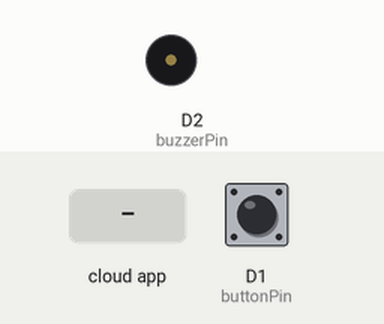
Recording of a sketch running on a simulated ESP8266 (NodeMCU). On the bench: buzzer (waves = sounding). The test bench sets the inputs (shaded band); at power-on: D1 (buttonPin) LOW. WiFi joins after 1.5 s; servers stay silent unless stated; the Firebase database answers and starts empty; what the sketch prints to the serial monitor is not drawn.

Above: at 2.7 s.
2.8 s: the phone or cloud app sets open to 1
At 4.3 s:
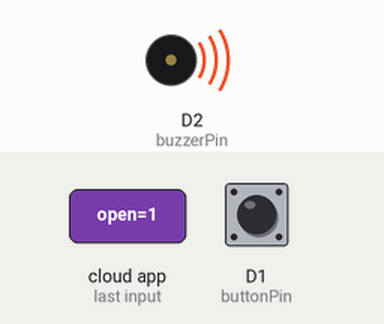
5.8 s: D1 (buttonPin) pulled HIGH for 1 s
At 6.9 s:
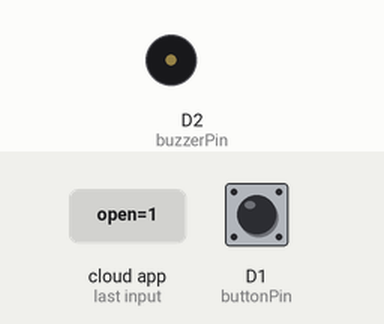
Timing chart, 0 to 8.8 s (numbered marks = the images above; inputs shaded):
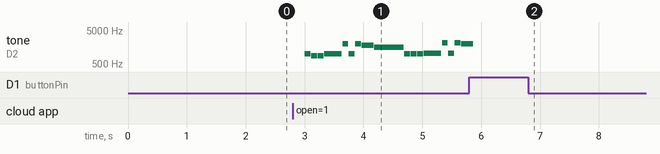

The sketch:

project.ino
```cpp
#include <Firebase.h>
#include <FirebaseArduino.h>
#include <ESP8266WiFi.h>
#include <Timer.h>
#include <Stepper.h>

#define FIREBASE_HOST "light-test-7d9fa.firebaseio.com"
#define FIREBASE_AUTH "mhMewzfKimcL7TTpjoEFRKltxjDScIgkCiNrXNWz"
#define WIFI_SSID "qwer"
#define WIFI_PASSWORD "qqqqqqqq"

int buttonPin = D1;
int buzzerPin = D2;
const float roatationRatio = 5.68892f;

bool openBoxFromServer = false;
bool canPress = false;
bool canDetect = false;
bool canBuzz = false;
bool closed = true;
bool dbounceNet = true;
bool turnMotor = false;
bool turnBack = false;
int reading = false;

int lastAngle = 0;
//enum med = {"off", "day", "night"};
int angle[3] = {0, 120, -120};

Timer t;
Stepper myStepper(roatationRatio*120, D8, D6, D7, D5);
int timerBuzzId, timerMotor, timerDetectId, timerNetworkDebounceID;

void setup() {
  Serial.begin(9600);
  // connect to wifi.
  WiFi.begin(WIFI_SSID, WIFI_PASSWORD);
  Serial.print("connecting");
  while (WiFi.status() != WL_CONNECTED) {
    Serial.print(".");
    delay(500);
  }
  Serial.println();
  Serial.print("connected: ");
  Serial.println(WiFi.localIP());

  pinMode(buttonPin, INPUT);
  pinMode(buzzerPin, OUTPUT);
  Firebase.begin(FIREBASE_HOST, FIREBASE_AUTH);

  //Set timer intiallization
  timerBuzzId = t.pulse(buzzerPin, 2e3, HIGH);
  myStepper.setSpeed(15);

  }

void loop() {
  openBoxFromServer = Firebase.getBool("open");
  int medicineToEat = Firebase.getInt("C8763");
  if(reading != 2)
  {
    reading = digitalRead(buttonPin);
    if(reading)
      reading = 1;
  }
    reading = digitalRead(buttonPin);
//  Serial.print("dbouncenet="); Serial.println(dbounceNet);
//  Serial.print("openBoxFromServer");Serial.println(openBoxFromServer);

  if (openBoxFromServer == true && dbounceNet == true){
//    Serial.println("canPress");
    t.stop(timerDetectId);
    canBuzz = true;
    canPress = true;
    canDetect = true;
  }
  Serial.println(canDetect);
  //servo motor part
  if (reading) {
    if (canPress && closed) {
      Serial.println("pressed");
      canBuzz = false;
      closed = false;
//      canPress = false;
      canDetect = false;
      turnMotor = true;
      dbounceNet=false;
      t.after(50 ,dbounceNetFunc, (void*)0);           //in case that the state hasn't been changed on server
      alterFireBaseClose();

    }
    else if(!closed){
      closed = true;
      turnMotor = true;
      canDetect = false;
      canPress = false;
      turnBack = true;
      dbounceNet=false;
      timerDetectId = t.after(0.25 * 60 * 1000, detectTimerCallBack, (void*)0);
      t.after(50 ,dbounceNetFunc, (void*)0);           //in case that the state hasn't been changed on server
      alterFireBaseClose();
    } else {
      if (canDetect) {
        uploadToFireBase();
        canDetect = false;
        timerDetectId = t.after(0.25 * 60 * 1000, detectTimerCallBack, (void*)0);
      }
    }
    reading = false;
  }

  //buzzer
  if (canBuzz) {
    buzz();
  }

//  Serial.println(turnMotor);
  if(turnMotor){
    int a  = angle[medicineToEat]-lastAngle;
    Serial.print("Into trun");
    Serial.println(angle[medicineToEat]);
    myStepper.step(a*roatationRatio);
    delay(1);
    lastAngle = angle[medicineToEat];

    turnMotor = false;
  }
  else if(turnBack){
    int a  = -lastAngle;
    Serial.print("Into trun");
//    Serial.println(angle[medicineToEat]);
    myStepper.step(a*roatationRatio);
    delay(1);
    lastAngle = 0;

    turnBack = false;
  }

  t.update();

}
void detectTimerCallBack(void *a) {
  canDetect = true;
}

void uploadToFireBase() {
  DynamicJsonBuffer jsonBuffer;
  JsonObject& clickEvent = jsonBuffer.createObject();
  clickEvent[".sv"] = "timestamp";
  Firebase.push("clicked", clickEvent);
}

void alterFireBaseClose() {
  Firebase.setBool("open", false);
}

void dbounceNetFunc(void *a){
  Serial.println("called db func");
  dbounceNet = true;
}
```

buzzer.ino
```cpp
char notes[] = "baabBbBAGbbbcCcCBAGbbccccbaggggagagabbb ";
unsigned long beats[] = {1,1,1,3,1,1,1,2,5,
1,1,1,3,1,1,1,2,2,3,
1,2,2,1,1,1,1,1,1,4,
1,1,2,2,1,1,1,2,1,1,3};
int length = sizeof(notes);
int tempo = 100;


void buzz() {
  if(canBuzz)
  {
    for (int i = 0; i < length; i++) {
      if (notes[i] == ' ') {
        delay(beats[i] * tempo); // rest
      } else {
        Press();
        if(reading)
        {
          reading = 2;
          break;
         }

        playNote(buzzerPin,notes[i], beats[i] * tempo);
      }
      delay(tempo/10);
    }
  }
}

void playNote(int OutputPin, char note, unsigned long duration) {
  char names[] = { 'g','a','b','c', 'd', 'e', 'f', 'G', 'A', 'B', 'C', };
  int tones[] = { 784, 880, 988, 1046, 1175, 1319, 1397, 1568, 1760, 1976, 2093 };
  // 播放音符對應的頻率
  for (int i = 0; i < sizeof(names); i++) {
    if (names[i] == note) {
      tone(OutputPin,tones[i], duration);
      delay(duration);
      noTone(OutputPin);
    }
  }
}

void Press()
{
  reading =  digitalRead(buttonPin);
//          Serial.println("okok");
}
```

Measured:
- after the input at 2.8 s, tone on D2 (buzzerPin): plays 988 Hz for 0.10 s, 880 Hz for 0.10 s, 880 Hz for 0.10 s, 988 Hz for 0.30 s, 1976 Hz for 0.10 s, 988 Hz for 0.10 s … (17 notes in this stretch), starting after 0.20 s
- after the input at 5.8 s, tone on D2 (buzzerPin): goes on until 5.9 s, then stays silent
